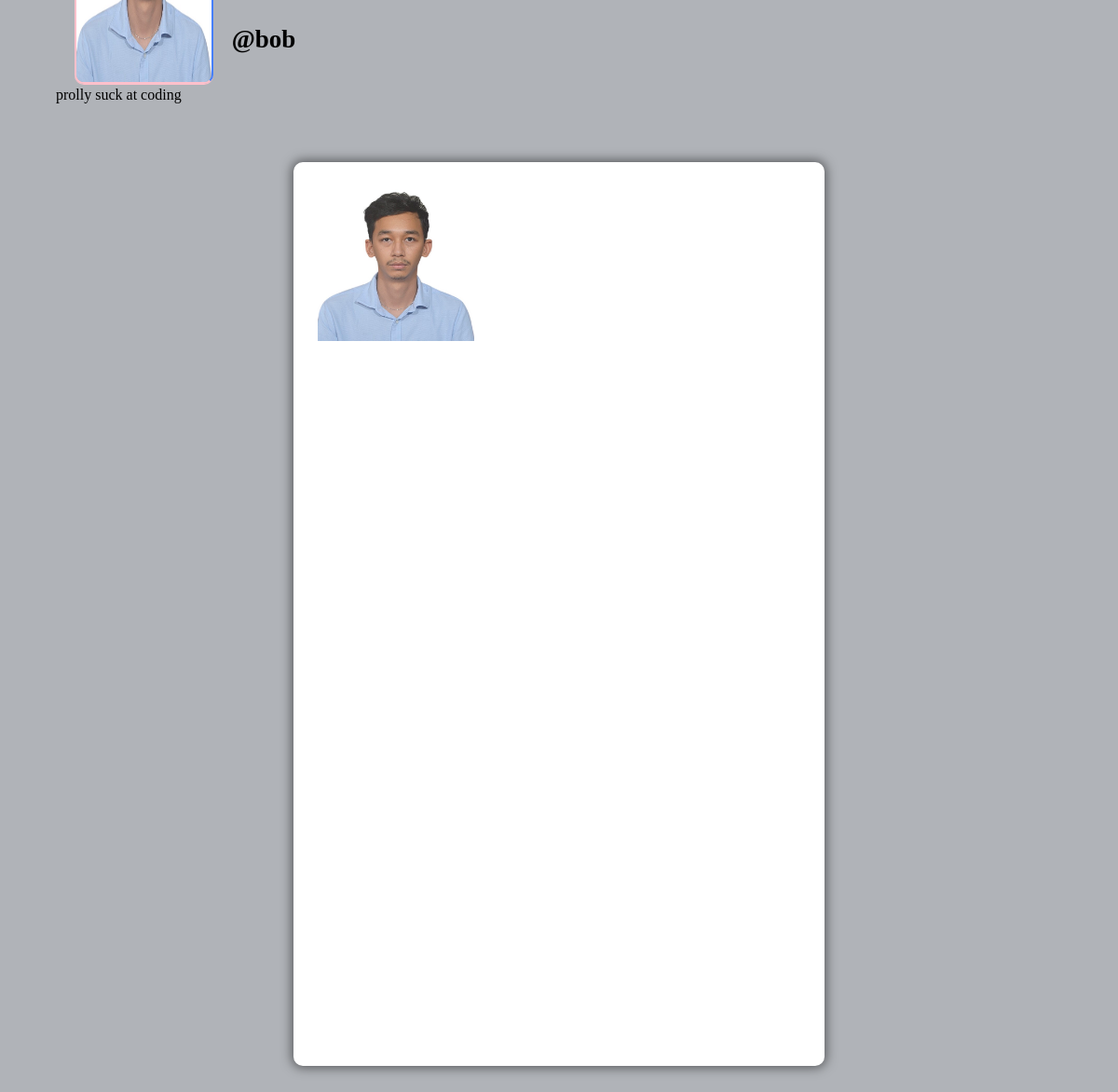
The page /profile/bob (signed in) on the database its author committed.
### core/models.py (models this page shows, shortened)
class Profile(models.Model):
    user = models.ForeignKey(User, on_delete=models.CASCADE)
    id_user = models.IntegerField()
    bio = models.TextField(blank=True)
    profileimg = models.ImageField(upload_to='profile_images', default='default-profile.jpg')
    location = models.CharField(max_length=100, blank=True)

class Post(models.Model):
    id = models.UUIDField(primary_key=True, default=uuid.uuid4)
    user = models.CharField(max_length=100)
    image = models.ImageField(upload_to='post_images')
    caption = models.TextField()
    created_at = models.DateTimeField(default=datetime.now)
    no_of_likes = models.IntegerField(default=0)

### core/views.py (the view)
# urls.py: path('profile/<str:pk>', views.profile, name='profile'),
@login_required(login_url='signin')
def profile(request, pk):
    user_object = User.objects.get(username=pk)
    user_profile = Profile.objects.get(user=user_object)
    user_posts = Post.objects.filter(user=pk)
    user_post_length = len(user_posts)
    follower = request.user.username
    user = pk
    if FollowersCount.objects.filter(follower=follower, user=user).first():
        button_text = 'Unfollow'
    else:
        button_text = 'Follow'
    user_followers = len(FollowersCount.objects.filter(user=pk))
    user_following = len(FollowersCount.objects.filter(follower=pk))
    context = {
        'user_object': user_object,
        'user_profile': user_profile,
        'user_posts': user_posts,
        'user_post_length': user_post_length,
        'button_text': button_text,
        'user_followers': user_followers,
        'user_following': user_following
    }
    return render(request, 'profile.html', context)

### templates/profile.html (shortened to what this page needs)
{% load static %}
<!DOCTYPE html>
<html lang="en">
<head>
    <link rel="stylesheet" href="{% static 'css/main.min.css' %}">
    <link rel="stylesheet" href="{% static 'css/style.css' %}">
    <link rel="stylesheet" href="{% static 'css/color.css' %}">
    <link rel="stylesheet" href="{% static 'css/responsive.css' %}">
</head>
<body>
	<section>
			<div class="feature-photo">
				<figure><img src="{% static 'images/resources/timeline-1.jpg' %}" alt=""></figure>
				<div class="container-fluid">
					<div class="row merged">
						<div class="col-lg-2 col-sm-3">
							<div class="user-avatar">
								<figure>
									<img src="{{ user_profile.profileimg.url }}" style="height: 230px; width: 100%;" alt="{{ user_profile.user.username }}">
								</figure>
							</div>
						</div>
						<div class="col-lg-10 col-sm-9">
							<div class="timeline-info">
								<ul>
									<li class="admin-name">
									  <h5 style="color: black;white-space: nowrap; width: 110px; font-size: 27px;"><b>@{{ user_profile.user.username }}</b></h5>
									</li>
								</ul>
							</div>
						</div>
					</div>
				</div>
			</div>
		</section>
		<section>
			<div class="bio">
				{{ user_profile.bio }}
			</div>
		</section>
	<section>
		<div class="gap gray-bg">
			<div class="container-fluid">
				<div class="row">
					<div class="col-lg-12">
						<div class="row" id="page-contents">
							<div class="col-lg-3">
								<aside class="sidebar static">
								</aside>
							</div>
							<div class="col-lg-6">
								<div class="central-meta">
									<ul class="photos">
										{% for post in user_posts %}
										<li>
											<a class="strip" href="{{ post.image.url }}" title="" data-strip-group="mygroup" data-strip-group-options="loop: false">
												<img src="{{ post.image.url }}" style="height: 250; width: 250px;" alt=""></a>
										</li>
										{% endfor %}
									</ul>
								</div>
							</div>
							<div class="col-lg-3">
								<aside class="sidebar static">
								</aside>
							</div>
						</div>
					</div>
				</div>
			</div>
		</div>
	</section>
</body>
</html>

### static/css/responsive.css (style rules this page uses)
@media screen and (max-width: 1281px) and (min-width: 1024px) { .photos > li { min-width: 32.2%; width: 32.2%; } }
@media screen and (max-width: 1281px) and (min-width: 1024px) { .timeline-info { line-height: 51px; } }
@media screen and (max-width: 1281px) and (min-width: 1024px) { .timeline-info .admin-name > h5 { font-size: 20px; } }
@media screen and (max-width: 1281px) and (min-width: 1024px) { .user-avatar { width: 80.2% } }

### rows shown on the page
Profile: profileimg (picture), user.username "bob", bio "prolly suck at coding"
Post: image (picture)
